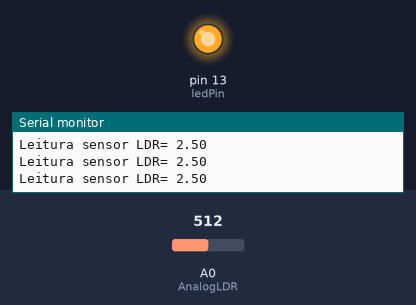
A sketch run on a simulated Arduino Uno, built with avr-gcc and run on an emulated ATmega328P. Shown: output pins drawn as LEDs (lit = HIGH), the last lines printed to the serial monitor. The inputs (shaded band) are chosen by the test bench; at power-on: A0 (AnalogLDR) = 512.

Above: at 1.3 s.
1.4 s: A0 (AnalogLDR) set to 427
2.9 s: A0 (AnalogLDR) set to 394
At 4.3 s:
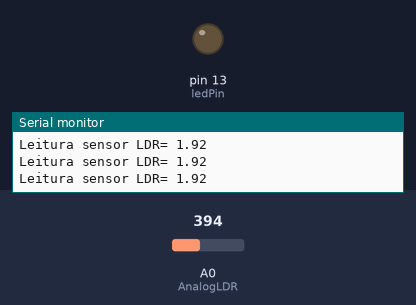
4.6 s: A0 (AnalogLDR) set to 511
At 5.7 s:
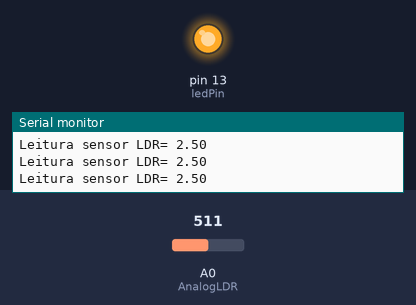
6.1 s: A0 (AnalogLDR) set to 306
At 6.9 s:
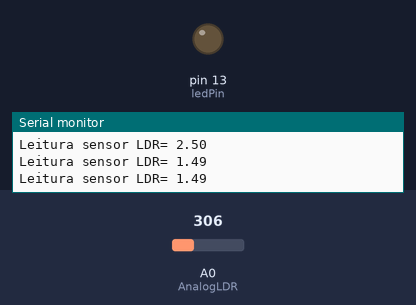
Timing chart, 0 to 8.6 s (numbered marks = the images above; inputs shaded):
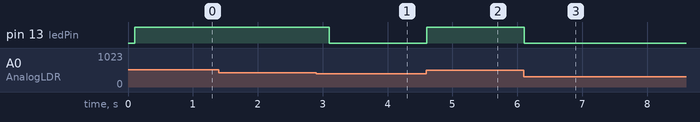

The sketch:

pushbuttonCode.ino
```cpp
#define AnalogLDR A0
#define ledPin 13

int limiar = 2.1;
int Leitura = 0;
float voltagemLDR;

void setup(){
  pinMode(ledPin, OUTPUT);
  Serial.begin(9600);
  delay(100);
}

void loop(){
  Leitura = analogRead(AnalogLDR);
  voltagemLDR = Leitura * (5.0/1024);
  Serial.print("Leitura sensor LDR= ");
  Serial.println(voltagemLDR);

  if(voltagemLDR > limiar){
    digitalWrite(ledPin, HIGH);
  }
  else{
    digitalWrite(ledPin, LOW);
  }

  delay(500);
}
```

Measured:
- the behaviour switches between 410 and 409 on A0 (AnalogLDR) (found by bisection; images 0 and 1)
- after the input at 2.9 s, pin 13 (ledPin): HIGH → LOW after 0.20 s
- after the input at 4.6 s, pin 13 (ledPin): LOW → HIGH at once
- after the input at 6.1 s, pin 13 (ledPin): HIGH → LOW at once
